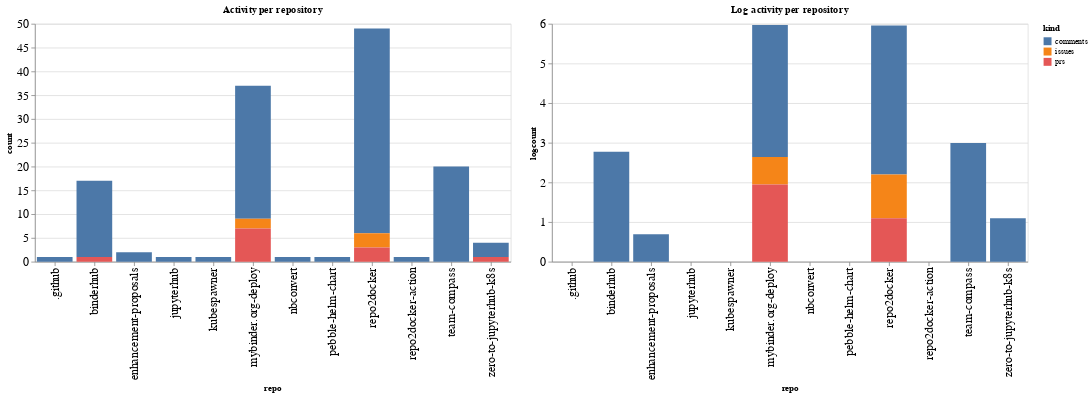

Here is the notebook cell this chart was saved with:
### Code cell
ch1 = alt.Chart(repo_summaries, width=600, title="Activity per repository").mark_bar().encode(
    x='repo',
    y='count',
    color='kind',
    tooltip="kind"
)

ch2 = alt.Chart(repo_summaries, width=600, title="Log activity per repository").mark_bar().encode(
    x='repo',
    y='logcount',
    color='kind',
    tooltip="kind"
)

ch1 | ch2

### Figure 1 — Vega-Lite specification as saved in the notebook (floating-point values rounded to 4 significant figures)
{"config": {"axisLeft": {"labelFontSize": 15}, "axisBottom": {"labelFontSize": 15}}, "hconcat": [{"mark": "bar", "encoding": {"color": {"type": "nominal", "field": "kind"}, "tooltip": {"type": "nominal", "field": "kind"}, "x": {"type": "nominal", "field": "repo"}, "y": {"type": "quantitative", "field": "count"}}, "title": "Activity per repository", "width": 600}, {"mark": "bar", "encoding": {"color": {"type": "nominal", "field": "kind"}, "tooltip": {"type": "nominal", "field": "kind"}, "x": {"type": "nominal", "field": "repo"}, "y": {"type": "quantitative", "field": "logcount"}}, "title": "Log activity per repository", "width": 600}], "data": {"name": "data-1c9290778ecf971960020e6731e4da27"}, "$schema": "https://vega.github.io/schema/vega-lite/v4.8.1.json", "datasets": {"data-1c9290778ecf971960020e6731e4da27": [{"repo": ".github", "kind": "comments", "count": 1, "logcount": 0.0}, {"repo": "binderhub", "kind": "comments", "count": 16, "logcount": 2.773}, {"repo": "binderhub", "kind": "prs", "count": 1, "logcount": 0.0}, {"repo": "enhancement-proposals", "kind": "comments", "count": 2, "logcount": 0.6931}, {"repo": "jupyterhub", "kind": "comments", "count": 1, "logcount": 0.0}, {"repo": "kubespawner", "kind": "comments", "count": 1, "logcount": 0.0}, {"repo": "mybinder.org-deploy", "kind": "comments", "count": 28, "logcount": 3.332}, {"repo": "mybinder.org-deploy", "kind": "issues", "count": 2, "logcount": 0.6931}, {"repo": "mybinder.org-deploy", "kind": "prs", "count": 7, "logcount": 1.946}, {"repo": "nbconvert", "kind": "comments", "count": 1, "logcount": 0.0}, {"repo": "pebble-helm-chart", "kind": "comments", "count": 1, "logcount": 0.0}, {"repo": "repo2docker", "kind": "comments", "count": 43, "logcount": 3.761}, {"repo": "repo2docker", "kind": "issues", "count": 3, "logcount": 1.099}, {"repo": "repo2docker", "kind": "prs", "count": 3, "logcount": 1.099}, {"repo": "repo2docker-action", "kind": "comments", "count": 1, "logcount": 0.0}, {"repo": "team-compass", "kind": "comments", "count": 20, "logcount": 2.996}, {"repo": "zero-to-jupyterhub-k8s", "kind": "comments", "count": 3, "logcount": 1.099}, {"repo": "zero-to-jupyterhub-k8s", "kind": "prs", "count": 1, "logcount": 0.0}]}}
